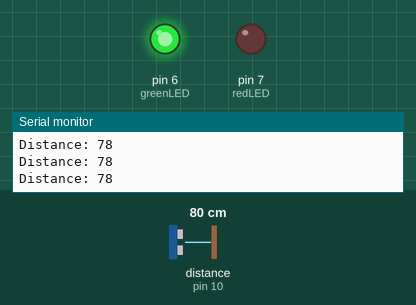
The sketch below on a simulated Arduino Uno, built with avr-gcc and run on an emulated ATmega328P. On the bench: output pins drawn as LEDs (lit = HIGH), the last lines printed to the serial monitor. Wiring (inferred from the names in the program): ultrasonic range finder: trigger pin 9; echo pin 10. The inputs (shaded band) are chosen by the test bench; at power-on: distance to the obstacle (sensor on pin 10) 80 cm. The echo pulse lasts 58.3 µs per cm; pins used as bus, display or sensor lines are not drawn.

Above: at 1.3 s.
1.4 s: distance to the obstacle (sensor on pin 10) set to 12 cm
2.9 s: distance to the obstacle (sensor on pin 10) set to 9 cm
At 4.0 s:
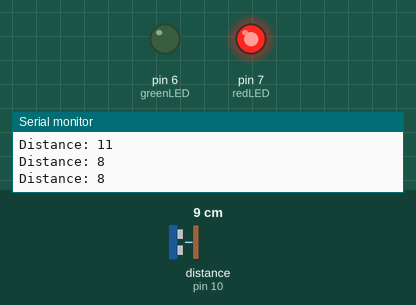
4.5 s: distance to the obstacle (sensor on pin 10) set to 18 cm
At 5.3 s:
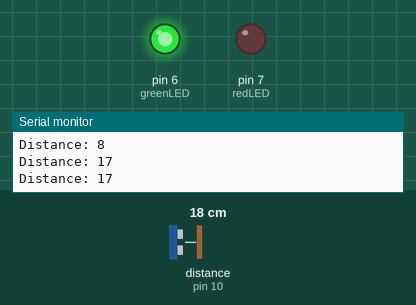
6.0 s: distance to the obstacle (sensor on pin 10) set to 2 cm
At 6.6 s:
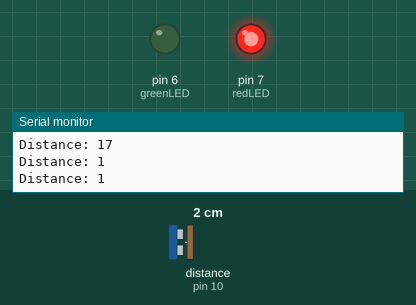
Timing chart, 0 to 8.5 s (numbered marks = the images above; inputs shaded):
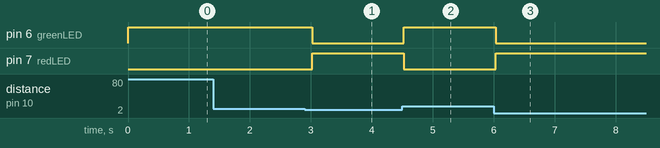

Measured:
- the behaviour switches between 11 and 10 cm on distance to the obstacle (sensor on pin 10) (found by bisection; images 0 and 1)
- after the input at 2.9 s, pin 6 (greenLED): HIGH → LOW after 0.12 s; pin 7 (redLED): LOW → HIGH after 0.12 s
- after the input at 4.5 s, pin 6 (greenLED): LOW → HIGH at once; pin 7 (redLED): HIGH → LOW at once
- after the input at 6.0 s, pin 6 (greenLED): HIGH → LOW at once; pin 7 (redLED): LOW → HIGH at once

The sketch:

parking_code.ino
```cpp
#define trigPin 9
#define echoPin 10

#define greenLED 6
#define redLED 7

long duration;
int distance;

void setup() {

  pinMode(trigPin, OUTPUT);
  pinMode(echoPin, INPUT);

  pinMode(greenLED, OUTPUT);
  pinMode(redLED, OUTPUT);

  Serial.begin(9600);
}

void loop() {

  digitalWrite(trigPin, LOW);
  delayMicroseconds(2);

  digitalWrite(trigPin, HIGH);
  delayMicroseconds(10);

  digitalWrite(trigPin, LOW);

  duration = pulseIn(echoPin, HIGH);

  distance = duration * 0.034 / 2;

  Serial.print("Distance: ");
  Serial.println(distance);

  if(distance < 10) {

    digitalWrite(redLED, HIGH);
    digitalWrite(greenLED, LOW);

  }
  else {

    digitalWrite(redLED, LOW);
    digitalWrite(greenLED, HIGH);

  }

  delay(500);
}
```
